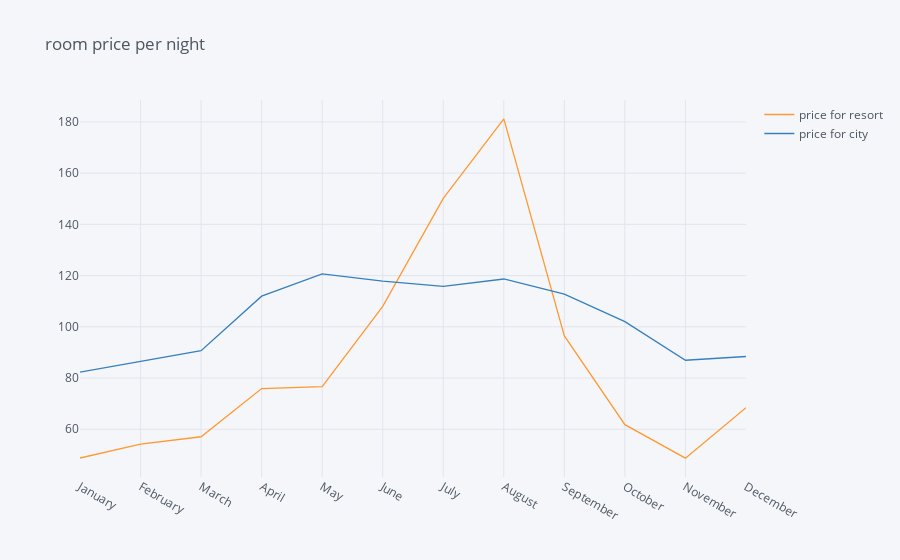

Write notebook code for a chart like this one.
### Code cell
final.iplot(kind="line",x="month",y=["price for resort","price for city"],title="room price per night")

### Figure 1 — Plotly figure (JSON) as saved in the notebook; plotly's stock layout.template omitted (floating-point values rounded to 4 significant figures)
{"data": [{"line": {"color": "rgba(255, 153, 51, 1.0)", "dash": "solid", "shape": "linear", "width": 1.3}, "mode": "lines", "name": "price for resort", "text": "", "type": "scatter", "x": ["January", "February", "March", "April", "May", "June", "July", "August", "September", "October", "November", "December"], "y": [48.76, 54.15, 57.06, 75.87, 76.66, 108.0, 150.1, 181.2, 96.42, 61.78, 48.71, 68.41]}, {"line": {"color": "rgba(55, 128, 191, 1.0)", "dash": "solid", "shape": "linear", "width": 1.3}, "mode": "lines", "name": "price for city", "text": "", "type": "scatter", "x": ["January", "February", "March", "April", "May", "June", "July", "August", "September", "October", "November", "December"], "y": [82.33, 86.52, 90.66, 112.0, 120.7, 117.9, 115.8, 118.7, 112.8, 102.0, 86.95, 88.4]}], "layout": {"legend": {"bgcolor": "#F5F6F9", "font": {"color": "#4D5663"}}, "paper_bgcolor": "#F5F6F9", "plot_bgcolor": "#F5F6F9", "title": {"font": {"color": "#4D5663"}, "text": "room price per night"}, "xaxis": {"gridcolor": "#E1E5ED", "showgrid": true, "tickfont": {"color": "#4D5663"}, "title": {"font": {"color": "#4D5663"}, "text": ""}, "zerolinecolor": "#E1E5ED"}, "yaxis": {"gridcolor": "#E1E5ED", "showgrid": true, "tickfont": {"color": "#4D5663"}, "title": {"font": {"color": "#4D5663"}, "text": ""}, "zerolinecolor": "#E1E5ED"}}}
